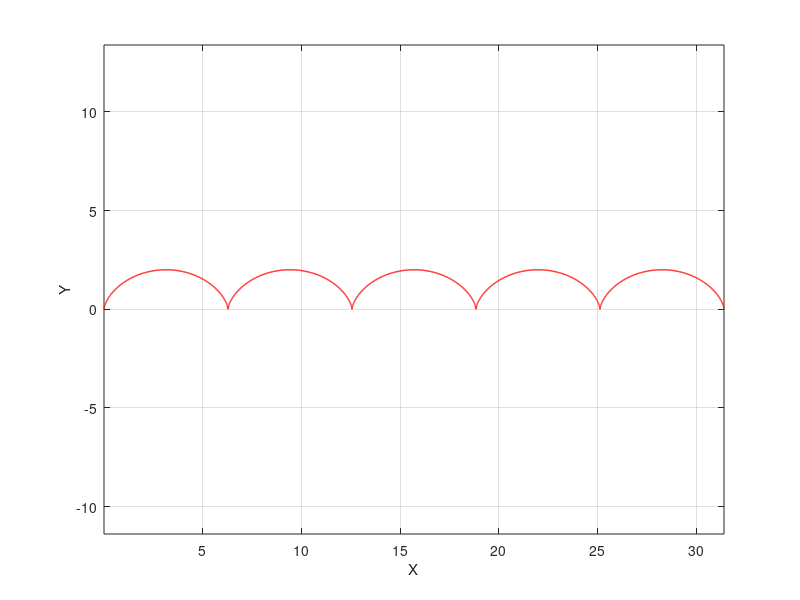

Here is the MATLAB script that generated this plot:
%Ezekiel
%2023年3月25日
%% 清理变量
clc;
clear;
close all;
n=2000;
r =1;
for index = 0:1:n
    theta = 5*pi/1000*index;
    x(index+1) = r*(theta - sin(theta));
    y(index+1) = r*(1 - cos(theta));
end
plot (x, y,'-r','linewidth',1);
axis equal
grid on
xlabel('X')
ylabel('Y')